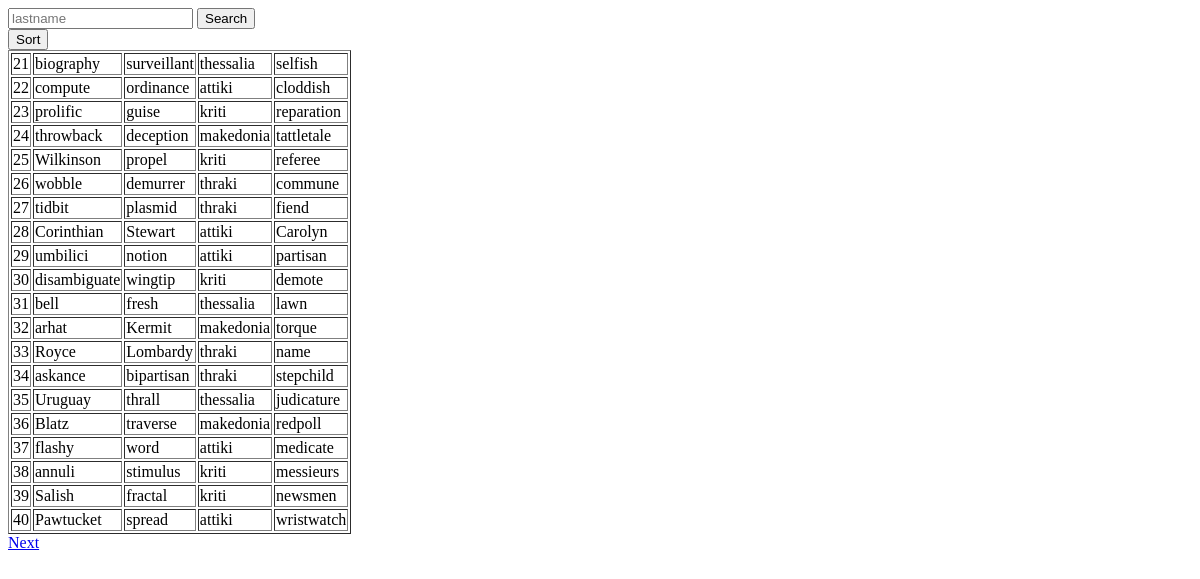
Before: /citizens?limit=20&offset=20 with the older database file.
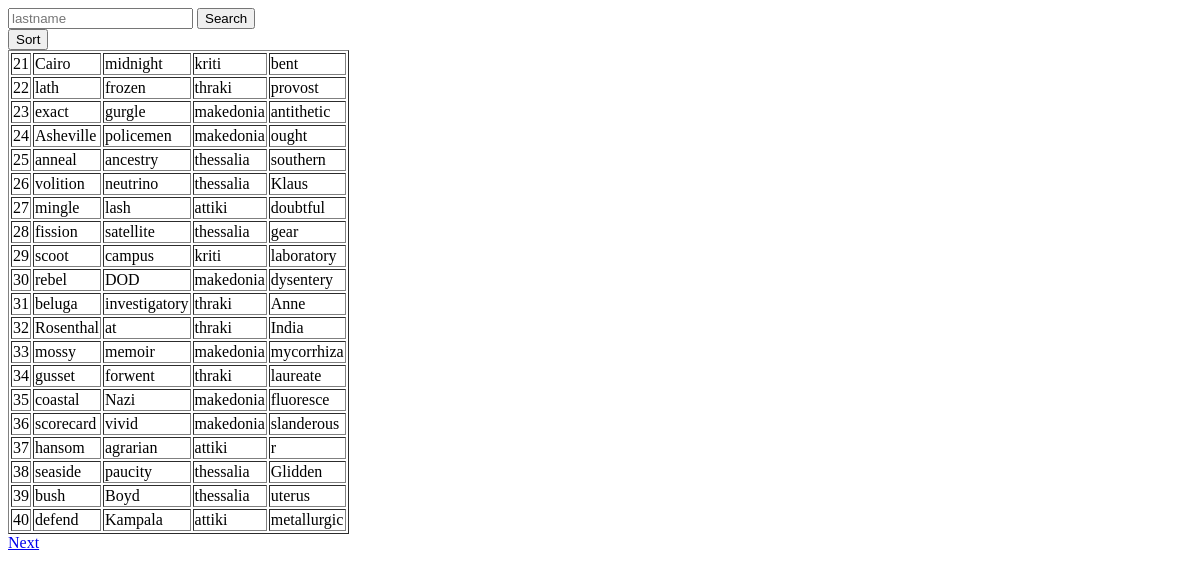
After: the same page with the newer database file.
### tables this page shows
CREATE TABLE citizens (
    id integer primary key autoincrement,
    firstname text,
    lastname text,
    area text,
    discription text  
);

### app.py (the view)
@app.route('/citizens')
def citizens():
    lastname = request.values['lastname'] if 'lastname' in request.values else ""
    limit = request.values['limit'] if 'limit' in request.values else 20
    offset = request.values['offset'] if 'offset' in request.values else 0
    orderby = request.values['orderby'] if 'orderby' in request.values else ""
    if lastname == "" :
        if orderby == "" :
            cur.execute(f"select * from citizens limit {limit} offset {offset}")
        else:
            cur.execute(f"select * from citizens order by lastname limit {limit} offset {offset}")
    else:
        if orderby == "" :
            cur.execute(f"select * from citizens where lastname like '{lastname}' limit {limit} offset {offset}")
        else:
            cur.execute(f"select * from citizens where lastname like '{lastname}' order by lastname limit {limit} offset {offset} ")
    return render_template('citizens.html', citizens=cur.fetchall(), orderby=orderby, lastname=lastname ,  limit=limit, nextpage=int(offset) + int(limit))

### templates/citizens.html (shortened to what this page needs)
<!DOCTYPE html>
<html lang="en">
<head>
</head>
<body>
    <form action="/citizens" method="GET">
        <input type="text" name=lastname placeholder="lastname">
        <button>Search</button>
    </form>
    <form action="/citizens" method="GET">
        <button type="submit" name=orderby value="true">Sort</button>
    </form>
    <table border="1">
        {% for citizen in citizens%}
        <tr>
            <td>
                {{ citizen[0] }}
            </td>
            <td>
                {{ citizen[1] }}
            </td>
            <td>
                {{ citizen[2] }}
            </td>
            <td>
                {{ citizen[3] }}
            </td>
            <td>
                {{ citizen[4] }}
            </td>
        </tr>
        {% endfor %}
    </table>
    <a href="/citizens?limit={{ limit }}&offset={{ nextpage }}">Next</a>
</body>
</html>

Changed rows visible on the page:
changed citizens id 21: firstname "biography" → "Cairo"; lastname "surveillant" → "midnight"; area "thessalia" → "kriti"; discription "selfish" → "bent"
changed citizens id 22: firstname "compute" → "lath"; lastname "ordinance" → "frozen"; area "attiki" → "thraki"; discription "cloddish" → "provost"
changed citizens id 23: firstname "prolific" → "exact"; lastname "guise" → "gurgle"; area "kriti" → "makedonia"; discription "reparation" → "antithetic"
changed citizens id 24: firstname "throwback" → "Asheville"; lastname "deception" → "policemen"; discription "tattletale" → "ought"
changed citizens id 25: firstname "Wilkinson" → "anneal"; lastname "propel" → "ancestry"; area "kriti" → "thessalia"; discription "referee" → "southern"
changed citizens id 26: firstname "wobble" → "volition"; lastname "demurrer" → "neutrino"; area "thraki" → "thessalia"; discription "commune" → "Klaus"
changed citizens id 27: firstname "tidbit" → "mingle"; lastname "plasmid" → "lash"; area "thraki" → "attiki"; discription "fiend" → "doubtful"
changed citizens id 28: firstname "Corinthian" → "fission"; lastname "Stewart" → "satellite"; area "attiki" → "thessalia"; discription "Carolyn" → "gear"
changed citizens id 29: firstname "umbilici" → "scoot"; lastname "notion" → "campus"; area "attiki" → "kriti"; discription "partisan" → "laboratory"
changed citizens id 30: firstname "disambiguate" → "rebel"; lastname "wingtip" → "DOD"; area "kriti" → "makedonia"; discription "demote" → "dysentery"
changed citizens id 31: firstname "bell" → "beluga"; lastname "fresh" → "investigatory"; area "thessalia" → "thraki"; discription "lawn" → "Anne"
changed citizens id 32: firstname "arhat" → "Rosenthal"; lastname "Kermit" → "at"; area "makedonia" → "thraki"; discription "torque" → "India"
changed citizens id 33: firstname "Royce" → "mossy"; lastname "Lombardy" → "memoir"; area "thraki" → "makedonia"; discription "name" → "mycorrhiza"
changed citizens id 34: firstname "askance" → "gusset"; lastname "bipartisan" → "forwent"; discription "stepchild" → "laureate"
changed citizens id 35: firstname "Uruguay" → "coastal"; lastname "thrall" → "Nazi"; area "thessalia" → "makedonia"; discription "judicature" → "fluoresce"
changed citizens id 36: firstname "Blatz" → "scorecard"; lastname "traverse" → "vivid"; discription "redpoll" → "slanderous"
changed citizens id 37: firstname "flashy" → "hansom"; lastname "word" → "agrarian"; discription "medicate" → "r"
changed citizens id 38: firstname "annuli" → "seaside"; lastname "stimulus" → "paucity"; area "kriti" → "thessalia"; discription "messieurs" → "Glidden"
changed citizens id 39: firstname "Salish" → "bush"; lastname "fractal" → "Boyd"; area "kriti" → "thessalia"; discription "newsmen" → "uterus"
changed citizens id 40: firstname "Pawtucket" → "defend"; lastname "spread" → "Kampala"; discription "wristwatch" → "metallurgic"
